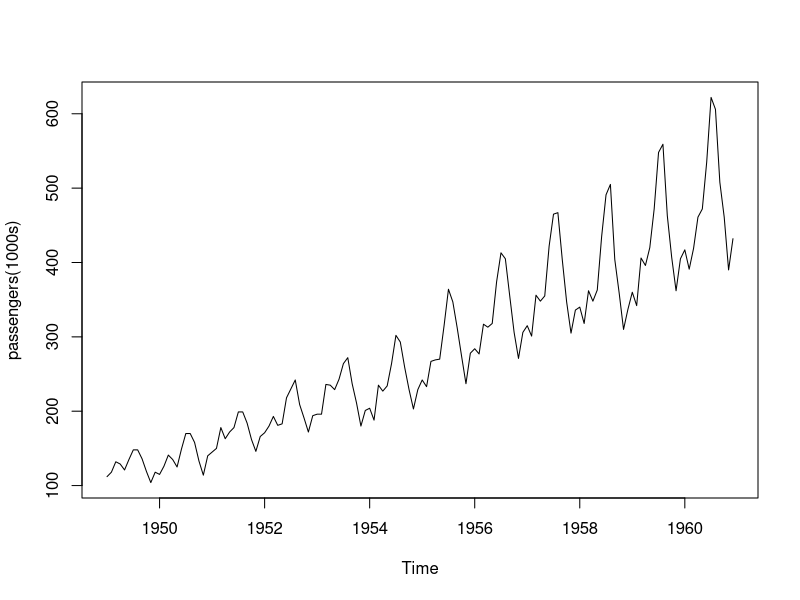
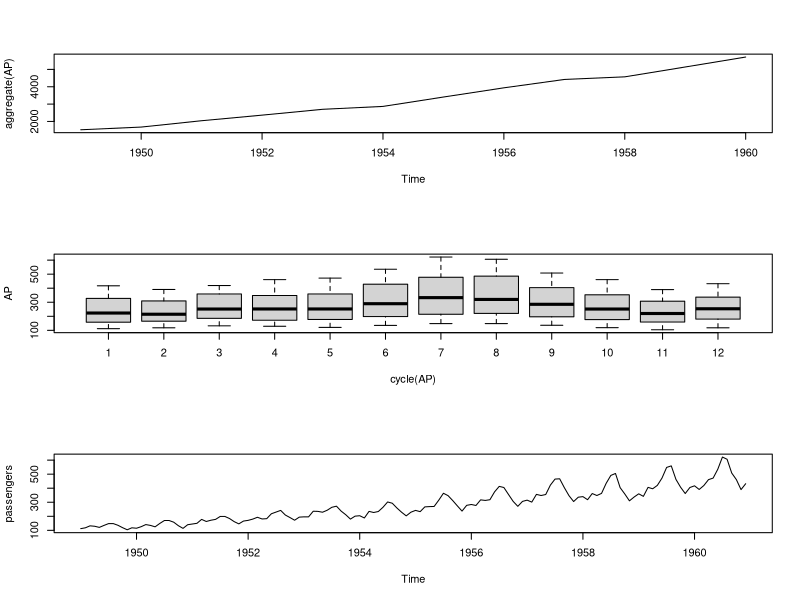
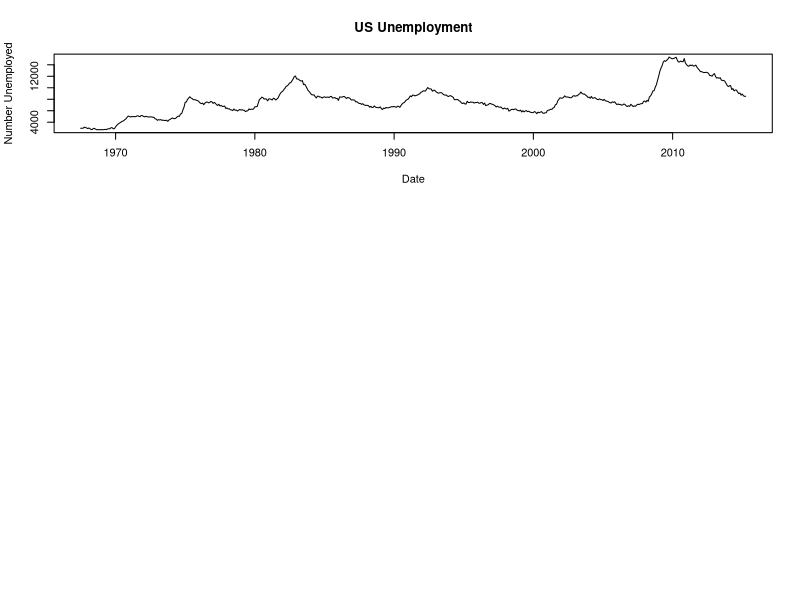
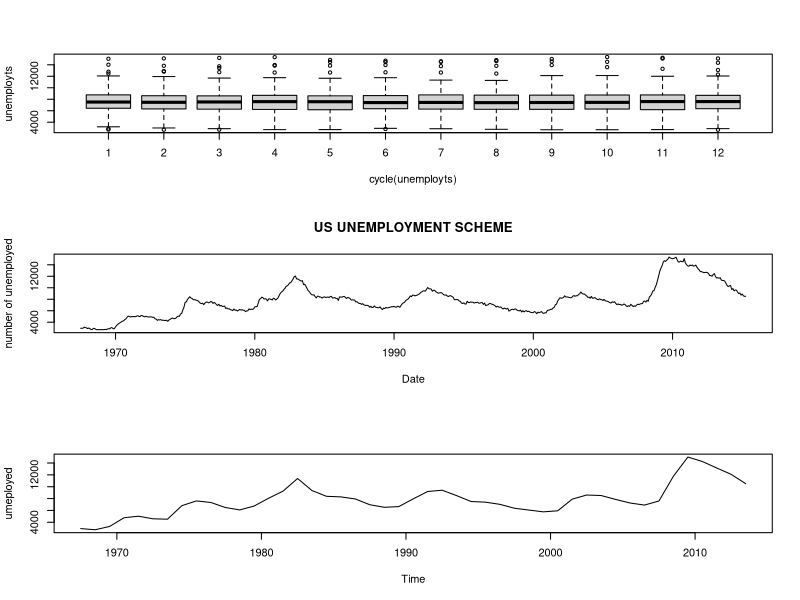
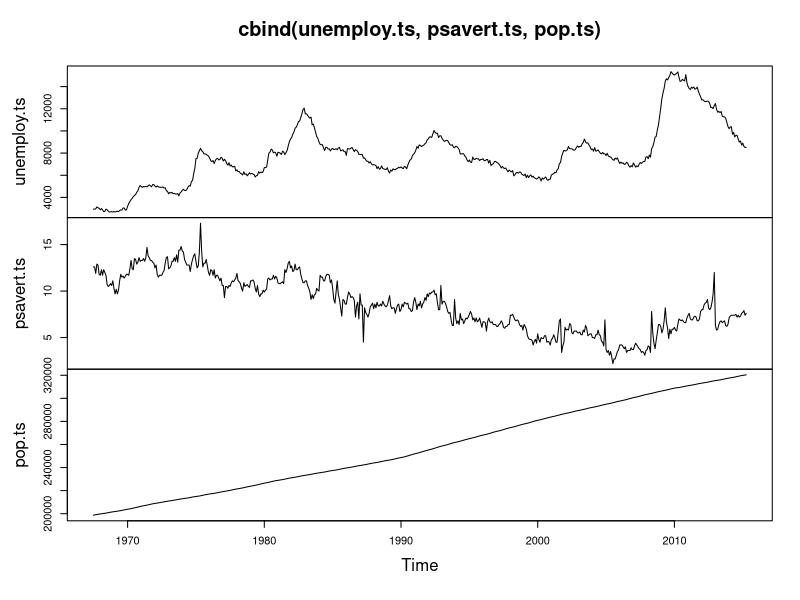

Write the R code that produced these figures, in order.

data("AirPassengers")
AP <- AirPassengers
View(AP)
AP
plot(AP, ylab="passengers(1000s)")
layout(1:3)
plot(aggregate(AP))
boxplot(AP~cycle(AP))
plot(AP, ylab="passengers")
aggregate(AP)
112+118+132+129+121+135+148+148+136+119+104+118
class(AP)

library(ggplot2)

head(economics)
data("economics")
plot(economics$date,
     economics$unemploy,
     type = "l",
     xlab = "Date",
     ylab = "Number Unemployed",
     main = "US Unemployment")
data("economics")
economics
print(economics,n=20)
View(economics)
unemployts<-ts(economics$unemploy, start=c(1967,7), frequency=12)
unemployts
layout(1:3)
boxplot(unemployts~cycle(unemployts))
UM<-aggregate(unemployts)/12
plot(unemployts,type="l",xlab="Date",ylab="number of unemployed", main="US UNEMPLOYMENT SCHEME")
plot(UM, ylab = "umeployed")
class(economics)
unemployed.Jan<-window(unemployts, start=c(1968,1), frequency=TRUE)
unemployed.Mar<-window(unemployts, start=c(1968,3), frequency=TRUE)
Jan.ratio<-mean(unemployed.Jan) / mean(unemployts)
march.ratio<-mean(unemployed.Mar)/ mean(unemployts)
Jan.ratio
march.ratio
View(economics)
#lets check multiple plot analysis
unemploy.ts<- ts(economics$unemploy, start=c(1967,7), frequency=12)
psavert.ts<- ts(economics$psavert, start=c(1967,7), frequency =12)
pop.ts<- ts(economics$pop, start=c(1967,7), frequency = 12)
plot(cbind(unemploy.ts, psavert.ts, pop.ts))            
AP.unemploy <- ts.intersect(AP,unemploy.ts)
